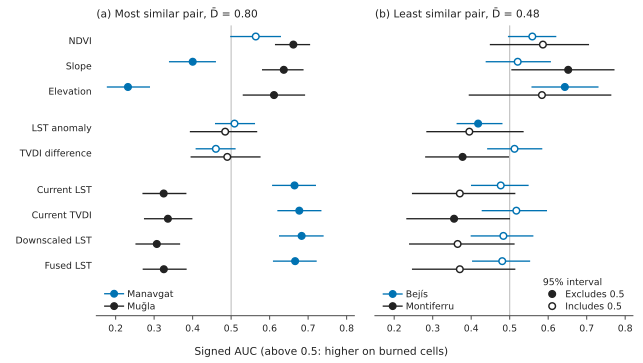

The Python source for this figure:
#!/usr/bin/env python3
"""Figure 8 - the contrast pairs (2026-10-23 redraw).

IJWF copy (2026-11-11) of paper/figures/fig8_contrast_pairs.py, which is left as it is. The data and
the asserts are those of the shared script and are read from the shared paths (round5,
paper/supplementary.md). Changed for the publisher's figure guide: 8 pt and 7 pt text and 0.8 pt
axis lines (_style_ijwf.py), sentence case in six predictor names, the two entries of the interval
key and the axis label, and the two legend anchors moved by 0.005 of the axes height for the 7 pt font.
Writes fig8_contrast_pairs.pdf, .svg, _preview.png and fig8_provenance.json next to this file.

(a) Manavgat and Muğla, the most similar pair (highest niche overlap), whose transfer is below
chance in both directions; (b) Bejís and Montiferru, the least similar pair, whose transfer is
above chance in both directions. For each of the nine numeric predictors, a dot per region at
its signed univariate AUC with its 95% spatial-block interval; the dot is filled where the
interval excludes 0.5 and open where it does not. First region blue, second near-black, with a
small vertical offset as a second cue (vermillion is kept for "below chance" in Fig. 4).

The earlier version (arrows from 0.5, open/filled arrowheads, dashed second region, shaded
disagreement rows, Schoener D side bars and three header lines per panel) is in the git history
before 2026-10-23; the per-feature D values are in Table S7.

Data: paper/labelfix_rerun/round5/out_official/figure_contrast_pairs.json, the corrected
Manavgat label. Hard asserts tie every headline number to the abstract, Section S3.4 and round5/s7.
"""
import hashlib
import json
import sys
from pathlib import Path

import matplotlib
matplotlib.use("Agg")
import matplotlib.pyplot as plt
from matplotlib.lines import Line2D

sys.dont_write_bytecode = True                    # nothing is written into paper/figures, not even bytecode
HERE = Path(__file__).resolve().parent            # paper/submissions/ijwf/figures: every output goes here
SHARED = HERE.parents[2] / "figures"              # paper/figures: read only
PAPER = SHARED.parent                             # paper: the data, texts and tables the asserts read
sys.path[:0] = [str(HERE), str(SHARED)]
from _layout_check import check as layout_check, assert_inside   # noqa: E402
import _style_ijwf as S                                          # noqa: E402

SRC = PAPER / "labelfix_rerun" / "round5" / "out_official" / "figure_contrast_pairs.json"
S7 = PAPER / "labelfix_rerun" / "round5" / "s7_contrast_pair.json"


FEATURE_ORDER = [  # grouped: static / anomaly-referenced / absolute thermal
    ("ndvi_mean", "NDVI"),
    ("slope_mean", "Slope"),
    ("elevation_mean", "Elevation"),
    ("lst_anomaly_mean", "LST anomaly"),
    ("tvdi_difference_mean", "TVDI difference"),
    ("current_lst_mean", "Current LST"),
    ("current_tvdi_mean", "Current TVDI"),
    ("downscaled_lst_mean", "Downscaled LST"),
    ("fused_lst_mean", "Fused LST"),
]
GROUP_BREAKS = {3, 5}
REGION_LABEL = {
    "manavgat_2021": "Manavgat", "mugla_2021": "Muğla",
    "bejis_2022": "Bejís", "montiferru_2021": "Montiferru",
}
DBAR = "D̄"
NDASH = " and "

raw = SRC.read_bytes()
sha = hashlib.sha256(raw).hexdigest()
data = json.loads(raw)
pairs = {p["pair"]: p for p in data["pairs"]}
P_LEFT = pairs["manavgat_2021 ~ mugla_2021"]
P_RIGHT = pairs["bejis_2022 ~ montiferru_2021"]


def supported(v):
    return v["lo"] > 0.5 or v["hi"] < 0.5


def jointly_supported(pair, a, b):
    per = pair["per_feature_signed_auc"]
    return [k for k, _ in FEATURE_ORDER if supported(per[k][a]) and supported(per[k][b])]


JS_LEFT = jointly_supported(P_LEFT, "manavgat_2021", "mugla_2021")
JS_RIGHT = jointly_supported(P_RIGHT, "bejis_2022", "montiferru_2021")

# ---- hard asserts: figure must match the manuscript text ----
assert data["meta"]["parquet_sha256_prefixes"]["manavgat_2021"] != "054a1961", "frozen-label file"
assert abs(P_LEFT["niche_overlap"]["schoener_d_mean1d"] - 0.799) < 5e-4
assert abs(P_RIGHT["niche_overlap"]["schoener_d_mean1d"] - 0.479) < 5e-4
assert JS_LEFT == ["slope_mean", "elevation_mean", "current_lst_mean", "current_tvdi_mean",
                   "downscaled_lst_mean", "fused_lst_mean"], JS_LEFT
assert JS_RIGHT == [], JS_RIGHT
assert not any(P_LEFT["per_feature_signed_auc"][k]["sign_agrees"] for k in JS_LEFT)
AGREE_LEFT = sum(P_LEFT["per_feature_signed_auc"][k]["sign_agrees"] for k, _ in FEATURE_ORDER)
AGREE_RIGHT = sum(P_RIGHT["per_feature_signed_auc"][k]["sign_agrees"] for k, _ in FEATURE_ORDER)
assert (AGREE_LEFT, AGREE_RIGHT) == (2, 7), (AGREE_LEFT, AGREE_RIGHT)
tl, tr = P_LEFT["transfer"], P_RIGHT["transfer"]
assert abs(tl["manavgat_2021_to_mugla_2021"]["auc"] - 0.438) < 5e-4    # abstract
assert abs(tl["mugla_2021_to_manavgat_2021"]["auc"] - 0.345) < 5e-4    # abstract
assert abs(tr["bejis_2022_to_montiferru_2021"]["auc"] - 0.5937) < 5e-4
assert abs(tr["montiferru_2021_to_bejis_2022"]["auc"] - 0.5483) < 5e-4
for direction, rec in {**tl, **tr}.items():
    lo, hi = rec["ci95"]
    assert hi < 0.5 or lo > 0.5, f"{direction} must be CI-supported off chance (2-cell)"
# the caption's 5 km statement: only Mugla -> Manavgat keeps support at 10-cell blocking
V10 = {d: r["v10"] for d, r in json.loads(S7.read_text(encoding="utf-8"))["official"]["transfer"].items()}
assert V10 == {"manavgat_2021_to_mugla_2021": "uncertain", "mugla_2021_to_manavgat_2021": "below",
               "bejis_2022_to_montiferru_2021": "uncertain",
               "montiferru_2021_to_bejis_2022": "uncertain"}, V10

# ---- Appendix D Table B10 and Appendix A(s): bound to this figure's source and to Table 4's --
# (2026-09-23) Every B10 cell is asserted at the printed 3 dp: D-bar, per-feature D and as-drawn
# transfer against figure_contrast_pairs.json (this figure's source); collar transfer, collar
# ranks and the A(s) collar extremes against round5/collar/aoi_frame_transfer.csv (Table 4's
# source, regen_transfer_ci.py); the AoA shares against round5/collar/aoa_directed_pair_summary.csv.
import pandas as _pd
_COL = PAPER / "labelfix_rerun" / "round5" / "collar"
_ct = _pd.read_csv(_COL / "aoi_frame_transfer.csv")
_ct = _ct[(_ct.source_frame == "10km") & (_ct.target_frame == "10km")].sort_values("thermal").reset_index(drop=True)
assert len(_ct) == 20 and f"{_ct.thermal.mean():.3f}" == "0.589"          # Table 4, 10 km / 10 km
_cv = {r.direction: (r.thermal, r.thermal_ci_lo, r.thermal_ci_hi, i + 1) for i, r in _ct.iterrows()}
_aoa = _pd.read_csv(_COL / "aoa_directed_pair_summary.csv").set_index("direction")["fraction_inside_weighted_aoa"]
_fd = lambda p: sorted(p["per_feature_signed_auc"][k]["schoener_d_this_feature"] for k, _ in FEATURE_ORDER)
_ord = lambda n: f"{n}{'th' if 10 <= n % 100 <= 20 else {1: 'st', 2: 'nd', 3: 'rd'}.get(n % 10, 'th')}"
MM_, MG_, BM_, MB_ = ("manavgat_2021_to_mugla_2021", "mugla_2021_to_manavgat_2021",
                      "bejis_2022_to_montiferru_2021", "montiferru_2021_to_bejis_2022")
B10_EXPECTED = [
    f"| Schoener's *D*, mean 1-D | **{P_LEFT['niche_overlap']['schoener_d_mean1d']:.3f}** (highest) | "
    f"**{P_RIGHT['niche_overlap']['schoener_d_mean1d']:.3f}** (lowest) |",
    f"| per-feature *D* | {_fd(P_LEFT)[0]:.2f} to {_fd(P_LEFT)[-1]:.2f} | {_fd(P_RIGHT)[0]:.2f} to {_fd(P_RIGHT)[-1]:.2f} |",
    f"| transfer, frames as drawn | {tl[MM_]['auc']:.3f}, {tl[MG_]['auc']:.3f} | {tr[BM_]['auc']:.3f}, {tr[MB_]['auc']:.3f} |",
    f"| transfer, 10 km collar | {_cv[MM_][0]:.3f}, {_cv[MG_][0]:.3f} | {_cv[BM_][0]:.3f}, {_cv[MB_][0]:.3f} |",
    f"| rank of 20 on the collar, from the bottom | {_ord(_cv[MM_][3])}, {_ord(_cv[MG_][3])} | "
    f"{_ord(_cv[BM_][3])}, {_ord(_cv[MB_][3])} |",
    f"| target cells inside the AoA | {_aoa[MM_]:.3f}, {_aoa[MG_]:.3f} | n/a |",
]
_supp = (PAPER / "supplementary.md").read_text(encoding="utf-8")
for _row in B10_EXPECTED:
    assert _row in _supp, f"Table B10 row not as computed: {_row}"
_as = " ".join(_supp[_supp.index("## S3.4 "):_supp.index("## S3.5 ")].split())   # former A(s)
_lo, _hi = _ct.iloc[0], _ct.iloc[-1]
for _s in (f"{tl[MM_]['auc']:.3f} and {tl[MG_]['auc']:.3f} as drawn",
           f"{_cv[MM_][0]:.3f} and {_cv[MG_][0]:.3f} under the collar",
           f"[{_cv[MG_][1]:.3f}, {_cv[MG_][2]:.3f}], excludes chance",
           f"Manavgat to Bejís at {_lo.thermal:.3f}", f"Muğla to Evia at {_hi.thermal:.3f}",
           f"seven of nine feature-response directions point opposite ways",
           f"all six features supported in both regions have opposite signs"):
    assert _s in _as, f"A(s) does not state: {_s}"
assert _lo.direction == "manavgat_2021_to_bejis_2022" and _hi.direction == "mugla_2021_to_evia_2021_extended"
assert _cv[MG_][2] < 0.5 < _cv[MM_][2]          # only Mugla -> Manavgat excludes chance on the collar
assert 9 - AGREE_LEFT == 7 and len(JS_LEFT) == 6

# x range: every CI must lie inside it (Manavgat elevation reaches 0.179 on the corrected label)
XLIM = (0.15, 0.82)
for p_ in (P_LEFT, P_RIGHT):
    for fk, _ in FEATURE_ORDER:
        for rk, v in p_["per_feature_signed_auc"][fk].items():
            if isinstance(v, dict):
                assert XLIM[0] < v["lo"] and v["hi"] < XLIM[1], (fk, rk, v)

S.apply()
fig, (axL, axR) = plt.subplots(1, 2, figsize=(S.WIDTH_MM * S.MM, 96 * S.MM), sharey=True)
data_artists = []


def y_positions():
    ys, y = [], 0.0
    for i in range(len(FEATURE_ORDER)):
        ys.append(y)
        y -= 1.0
        if (i + 1) in GROUP_BREAKS:
            y -= 0.45
    return ys


YS = y_positions()


def draw_panel(ax, pair, region_a, region_b, tag, title, subtitle):
    per = pair["per_feature_signed_auc"]
    S.chance(ax)
    for (fkey, _), y in zip(FEATURE_ORDER, YS):
        for region, colour, dy in ((region_a, S.BLUE, +0.16), (region_b, S.INK, -0.16)):
            v = per[fkey][region]
            ci, = ax.plot([v["lo"], v["hi"]], [y + dy, y + dy], color=colour, lw=1.0, zorder=2)
            pt, = ax.plot(v["auc"], y + dy, marker="o", ms=5.0, lw=0, mec=colour, mew=1.1,
                          mfc=colour if supported(v) else "white", zorder=3)
            data_artists.extend([(ci, f"ci:{tag}:{fkey}:{region}"), (pt, f"auc:{tag}:{fkey}:{region}")])
    ax.set_title(f"({tag}) {title}, {subtitle}", fontsize=S.FS_BODY)
    ax.set_xlim(XLIM)
    ax.set_xticks([0.2, 0.3, 0.4, 0.5, 0.6, 0.7, 0.8])
    handles = [Line2D([], [], marker="o", ms=5.0, color=S.BLUE, lw=1.0),
               Line2D([], [], marker="o", ms=5.0, color=S.INK, lw=1.0)]
    # anchor -0.015, not the shared -0.02: the legend pads scale with the 7 pt font, and at -0.02 the
    # lower entry sat 1.95 pt above the axis line, under the 2 pt of the layout check
    ax.legend(handles, [REGION_LABEL[region_a], REGION_LABEL[region_b]], loc="lower left",
              bbox_to_anchor=(0.0, -0.015), handletextpad=0.4, labelspacing=0.3)
    assert_inside(ax, f"Fig. 8{tag}", xs=[per[f][r][k] for f, _ in FEATURE_ORDER
                                          for r in (region_a, region_b) for k in ("lo", "auc", "hi")])


nl, nr = P_LEFT["niche_overlap"], P_RIGHT["niche_overlap"]
draw_panel(axL, P_LEFT, "manavgat_2021", "mugla_2021", "a", "Most similar pair",
           f"D̄ = {nl['schoener_d_mean1d']:.2f}")
draw_panel(axR, P_RIGHT, "bejis_2022", "montiferru_2021", "b", "Least similar pair",
           f"D̄ = {nr['schoener_d_mean1d']:.2f}")
# filled/open key in the empty lower right of panel (b); the region legend stays at lower left
axR.add_artist(axR.get_legend())
fill_key = [Line2D([], [], marker="o", ms=5.0, lw=0, mec=S.INK, mew=1.1, mfc=S.INK),
            Line2D([], [], marker="o", ms=5.0, lw=0, mec=S.INK, mew=1.1, mfc="white")]
axR.legend(fill_key, ["Excludes 0.5", "Includes 0.5"], title="95% interval", loc="lower right",
           bbox_to_anchor=(1.0, -0.015), handletextpad=0.4, labelspacing=0.3, alignment="left",
           title_fontsize=S.FS_SMALL)
axL.set_yticks(YS, [f for _, f in FEATURE_ORDER])
axL.set_ylim(YS[-1] - 2.0, YS[0] + 0.6)
axL.tick_params(axis="y", length=0)
for ax in (axL, axR):
    ax.spines["left"].set_visible(False)
axR.tick_params(axis="y", left=False)
fig.supxlabel("Signed AUC (above 0.5: higher on burned cells)", fontsize=S.FS_BODY, y=0.015)
fig.subplots_adjust(left=0.15, right=0.985, top=0.93, bottom=0.13, wspace=0.08)

problems = layout_check(fig, "Fig. 8 - contrast pairs", min_gap_pt=2.0, min_font_pt=S.FS_SMALL,
                        data_artists=data_artists)
sizes = S.font_sizes(fig)
S.save(fig, HERE, "fig8_contrast_pairs")

(HERE / "fig8_provenance.json").write_text(json.dumps({
    "figure": "Fig. 8 - contrast pairs, IJWF package",
    "script": "paper/submissions/ijwf/figures/fig8_contrast_pairs.py",
    "copy_of": "paper/figures/fig8_contrast_pairs.py with the same data and asserts",
    "ijwf_changes": "8 pt and 7 pt text, 0.8 pt axis lines; sentence case: Slope, Elevation, Current LST, "
                    "Current TVDI, Downscaled LST, Fused LST, Excludes 0.5, Includes 0.5, Signed AUC (...); "
                    "legend anchors at -0.015 of the axes height (shared -0.02) for the smaller font",
    "source": {"path": "paper/labelfix_rerun/round5/out_official/figure_contrast_pairs.json", "sha256": sha},
    "asserts": ("corrected-label source (Manavgat parquet prefix is not the frozen 054a1961); "
                "D-bar means 0.799/0.479; jointly supported features exactly the six "
                "[slope, elevation, current LST, current TVDI, downscaled LST, fused LST] in (a), "
                "all opposite in sign, and [] in (b); sign agreement 2/9 and 7/9; four transfer "
                "AUCs (0.438, 0.345 from the abstract; 0.594, 0.548) and 2-cell CI-off-chance "
                "checks; 10-cell verdicts from round5/s7 (only Mugla->Manavgat supported); Table S7 "
                "rows and Section S3.4 statements; every plotted value inside the axes"),
    "s7": {"path": "paper/labelfix_rerun/round5/s7_contrast_pair.json",
           "sha256": hashlib.sha256(S7.read_bytes()).hexdigest()},
    "design": "2026-10-23 redraw: dot + interval per region and feature, filled = interval excludes 0.5; "
              "region = colour and vertical offset; no arrows, shading or side bars",
    "canvas_mm": [S.WIDTH_MM, 96],
    "font_pt": {"body": S.FS_BODY, "minimum": S.FS_SMALL, "used": sizes},
    "layout_check": f"paper/figures/_layout_check.py; {len(problems)} problems at build time",
    "environment": f"matplotlib {matplotlib.__version__}",
}, indent=1, ensure_ascii=False), encoding="utf-8")
print(f"fig8 written; source sha256 {sha[:12]}...; jointly supported a={JS_LEFT} b={JS_RIGHT}; all asserts passed")
